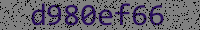
#> input picture level_5/captcha.png, 200 x 30 px
$ python -i test.py   (imports and definitions only)
#> lines starting #> are read from the running program, lines starting #| are printed output that depends on the picture; after the words box and inside, x2 and y2 are one past the last pixel; in counts of white or black regions, pixels touching at a corner belong together
#!/usr/bin/python3
from PIL import Image
import pytesseract
import cv2
import os
import argparse
import numpy as np
from subprocess import check_output

def cond_pic():
    path = "captcha.png"
    image = cv2.imread(path)
#> image is the input picture: shape (30, 200, 3); mean B, G, R 110.5, 98.9, 103
    scala = 80
    w = int(image.shape[1] * scala / 100)
#> w = 160
    h = int(image.shape[0] * scala / 100)
#> h = 24
    dim = (w, h)
#> dim = (160, 24)

    image = cv2.resize(image, dim, interpolation = cv2.INTER_AREA)
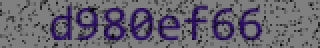
#> image: shape (24, 160, 3) (shown 2 times larger); mean B, G, R 110.5, 99, 103
    hsv_img = cv2.cvtColor(image, cv2.COLOR_BGR2HSV)
#> hsv_img: shape (24, 160, 3); mean H, S, V 38, 32.8, 110.5
    #cv2.imwrite("hsv_img.png", hsv_img)
    #return "cond_cap.png"


    low = (0, 0, 128)
    high = (10, 10, 132)
    mask1 = cv2.inRange(hsv_img, low, high)
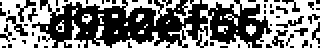
#> mask1: shape (24, 160) (shown 2 times larger); 47.8% white; 25 white regions (19 under 20 px), largest, box (x1, y1, x2, y2) and area: (56, 0, 160, 24) 904, (0, 0, 90, 24) 652, (29, 10, 43, 24) 61, (44, 13, 55, 24) 45, (87, 0, 100, 12) 42, (123, 12, 128, 18) 20
    low = (0, 0, 0)
    high = (124, 124, 124)
    mask2 = cv2.inRange(hsv_img, low, high)
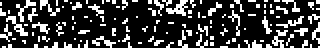
#> mask2: shape (24, 160) (shown 2 times larger); 23.4% white in thin lines or dots

    mask = cv2.bitwise_xor(mask1, mask2)
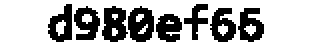
#> mask: shape (24, 160) (shown 2 times larger); 71.1% white; 8 black regions, largest, box (x1, y1, x2, y2) and area: (64, 3, 77, 21) 167, (51, 3, 64, 21) 161, (37, 3, 50, 20) 139
    target = cv2.bitwise_and(hsv_img, hsv_img, mask=mask)
#> target: shape (24, 160, 3); mean H, S, V 0.4, 0, 82.1

    target = cv2.bitwise_not(target, target, mask=mask)
#> target: shape (24, 160, 3); mean H, S, V 181, 181.4, 99.3

    cv2.imwrite("cond_cap_mask.png", mask)
    #cv2.imwrite("cond_cap.png", target)
    path = "cond_cap_mask.png"
#> (the run stopped early here; a loop or call above may not have finished)
